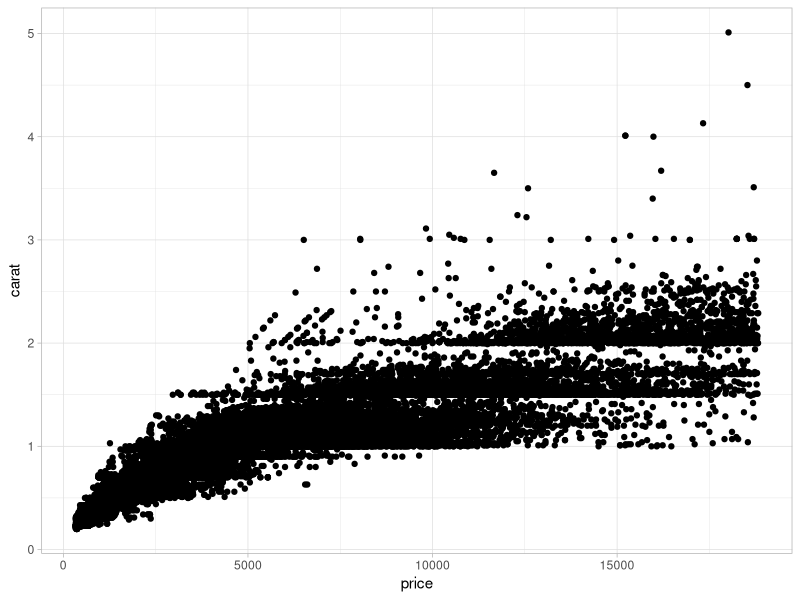

The R script that drew this image:
## ---- chunk 1
library(tidyverse)
## ---- chunk 2
### In this code chunk, start with the diamonds dataset (built in to
### ggplot2 package) and create a plot of price vs. carat (or some other
### variables of your choice) 

ggplot(data=diamonds) +
  geom_point(aes(x=price, y=carat)) +
  theme_light()
## ---- chunk 3
### In this code chunk, start with the diamonds dataset (built in to
### ggplot2 package) and create a subset based on filtering, e.g., 
### size greater than 1 carat or cut is "Ideal"

diamonds_carat <- diamonds |>
  filter(carat > 1) 
## ---- chunk 4
#here's a comment

plot2 <- ggplot(data=diamonds) +
  geom_point(aes(x=price, y=color)) +
  theme_light()

## ---- chunk 5
### Both partners - delete this comment, then write some code here
### to plot, summarize, calculate something simple using the diamonds
### dataset.


